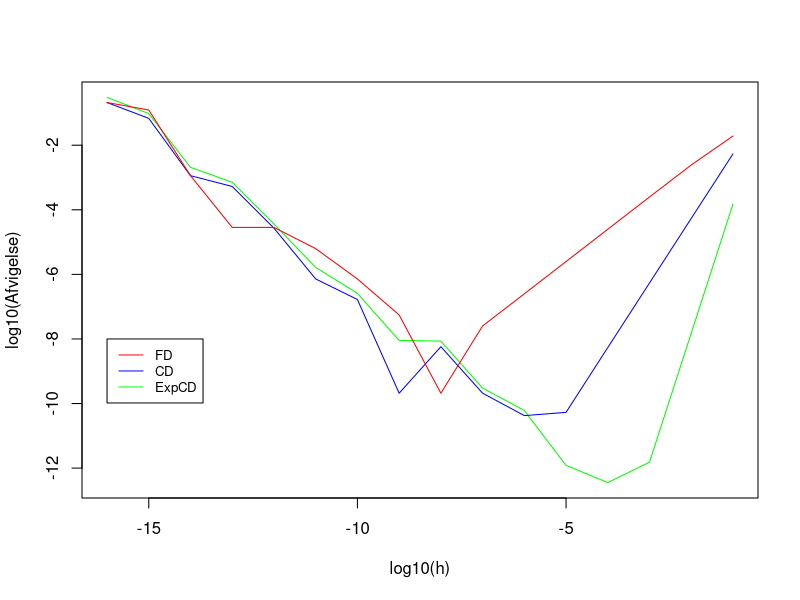

The R script that drew this image:
## ---- chunk 1
knitr::opts_chunk$set(echo = TRUE)
## ---- chunk 2
eps <- .Machine$double.eps
x <- pi/3

f        <- function(x){cos(cos(x)*sin(x))}
df.exact <- function(x){-cos(2*x)*sin( cos(x)*sin(x) )}
FD       <- function(x,h){(f(x+h) - f(x))/h}
CD       <- function(x,h){(f(x+h) - f(x-h))/(2*h)}
ExpCD    <- function(x,h){(8*( f(x+h) - f(x-h) )
                          - ( f(x+2*h) - f(x-2*h) ))/(12*h)}

FDPlot <- CDPlot <- ExpCDPlot <- h <- numeric(16)
for (i in 1:16){
h[i] <- 10^{-i}
FDPlot[i]    <- FD(x,h[i])
CDPlot[i]    <- CD(x,h[i])
ExpCDPlot[i] <- ExpCD(x,h[i])
}


plot(log10(h) , log10( abs(ExpCDPlot - df.exact(x)) ) , 
     type = "l" , col = "green" , 
     xlab = "log10(h)" , ylab="log10(Afvigelse)")
lines(log10(h) , log10( abs(CDPlot - df.exact(x)) ) , 
      col = "blue")

lines(log10(h) , log10( abs(FDPlot - df.exact(x)) ) , 
      col = "red")
legend(-16, -8, legend=c("FD", "CD" , "ExpCD"),
       col=c("red", "blue" , "green" ), lty=1, cex=0.8)

## ---- chunk 3
library(microbenchmark)
X <- model.matrix(~ speed, cars)
microbenchmark(lm(dist ~ speed, cars), 
               lm.fit(X, cars$dist),
               lm.fit(model.matrix(~ speed, cars), cars$dist), 
               times = 100)
## ---- chunk 4
time_begin <- proc.time()

for (i in 1:1000) {
  lm(dist ~ speed, cars)
}

time_end <- proc.time()
time_duration <- time_end - time_begin
time_duration_secs <- time_duration["user.self"]
time_duration_secs
